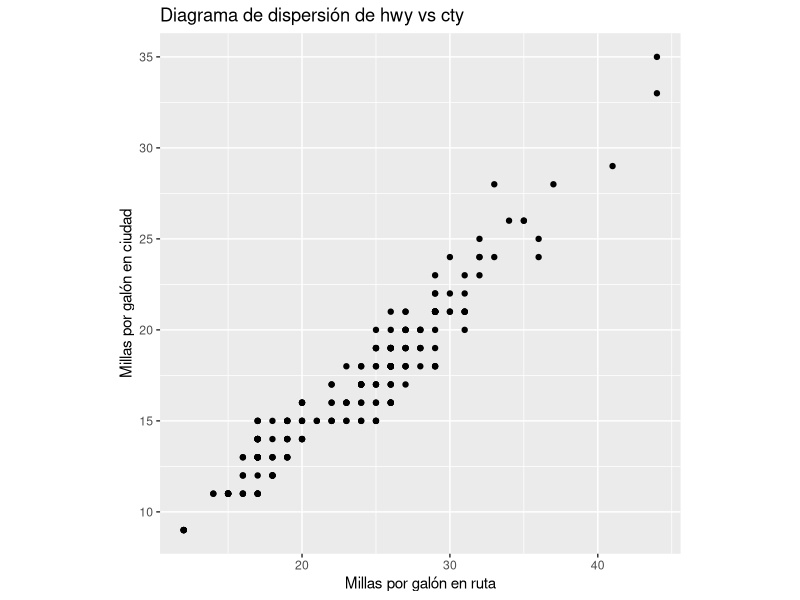
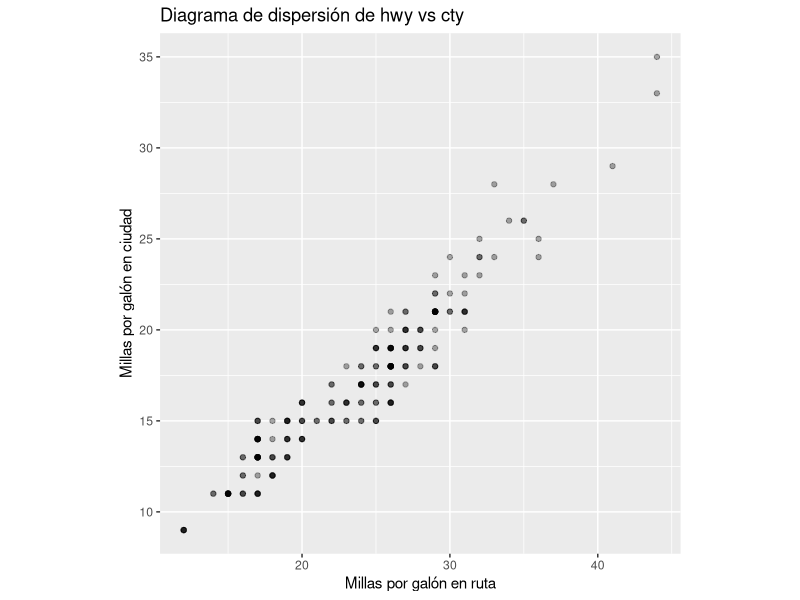
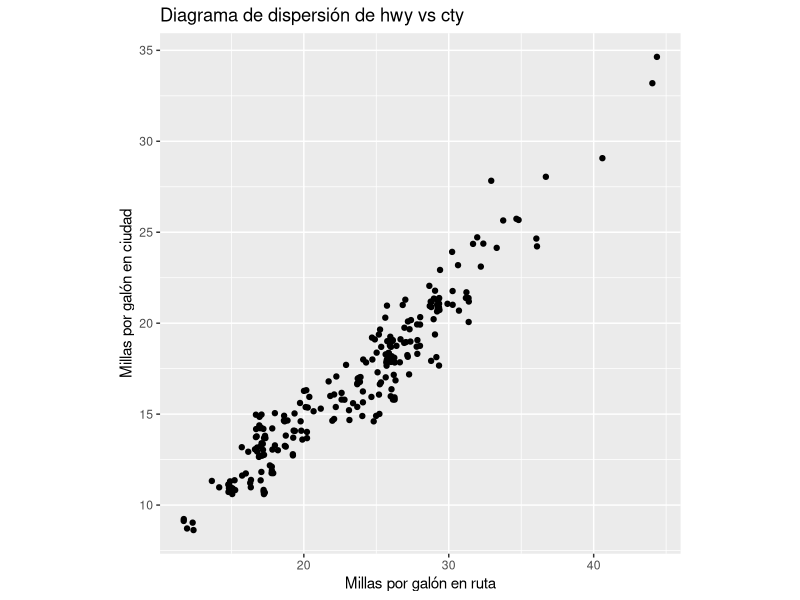
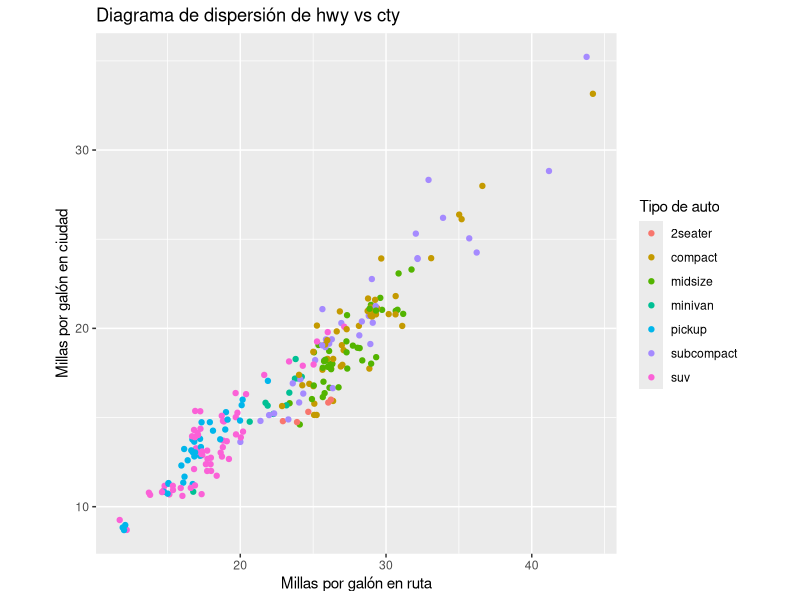
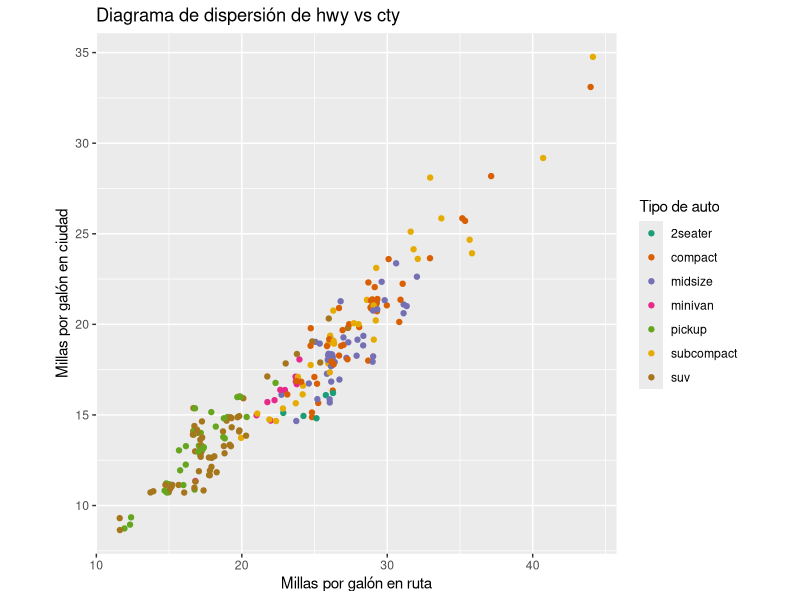
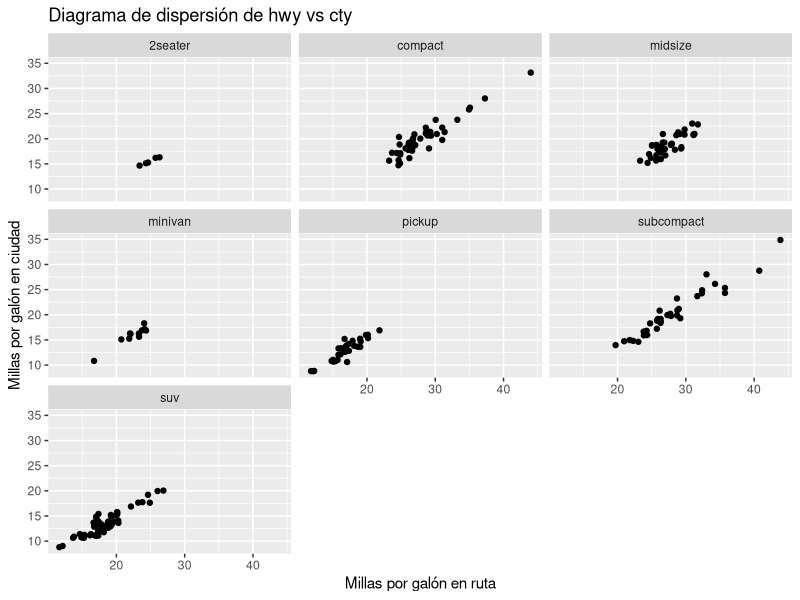

Recreate these plots in R, in order.
## ---- chunk 1
library(ggplot2)

ggplot(data = mpg, aes(x = hwy, y = cty)) +
   geom_point() + 
   theme(aspect.ratio = 1) +
   labs(x = "Millas por galón en ruta",
        y = "Millas por galón en ciudad",
        title = "Diagrama de dispersión de hwy vs cty") 
## ---- chunk 2
ggplot(data = mpg, aes(x = hwy, y = cty))  +
   geom_point(alpha = 1/3) +
   theme(aspect.ratio = 1) +
   labs(x = "Millas por galón en ruta",
        y = "Millas por galón en ciudad",
        title = "Diagrama de dispersión de hwy vs cty") 
## ---- chunk 3
ggplot(data = mpg, aes(x = hwy, y = cty)) +
   geom_jitter() + 
   theme(aspect.ratio = 1) +
   labs(x = "Millas por galón en ruta",
        y = "Millas por galón en ciudad",
        title = "Diagrama de dispersión de hwy vs cty")  
## ---- chunk 4
ggplot(data = mpg, aes(x = hwy, y = cty, color = class))  +
   geom_jitter() + 
   theme(aspect.ratio = 1) +
   labs(
      x = "Millas por galón en ruta",
      y = "Millas por galón en ciudad",
      title = "Diagrama de dispersión de hwy vs cty",
      colour = "Tipo de auto"
   ) 
## ---- chunk 5
ggplot(data = mpg, aes(x = hwy, y = cty, color = class))  +
   geom_jitter() + 
   theme(aspect.ratio = 1) +
   labs(
      x = "Millas por galón en ruta",
      y = "Millas por galón en ciudad",
      title = "Diagrama de dispersión de hwy vs cty",
      colour = "Tipo de auto"
   ) +
   scale_colour_brewer(palette = "Dark2")
## ---- chunk 6

ggplot(data = mpg, aes(x = hwy, y = cty))  + 
   geom_jitter() + 
   facet_wrap(~class) +
   labs(
      x = "Millas por galón en ruta",
      y = "Millas por galón en ciudad",
      title = "Diagrama de dispersión de hwy vs cty",
      colour = "Tipo de auto"
   ) 
